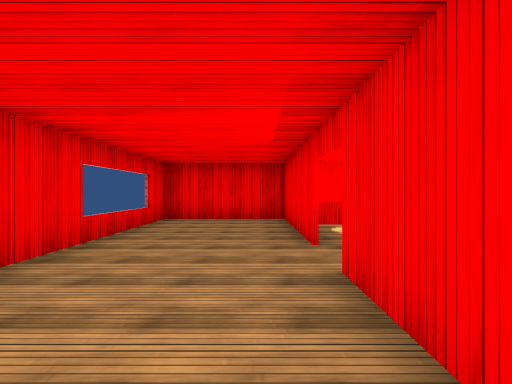
View 1 (above)

16 first-person views from a walk through a Unity game level. The camera is 1.4 m above the floor, looks level and sees 75° across. The floor is counted in squares, 2 m on a side. Each view is taken from the middle of a square. On the plan, view 1 faces up. The plan holds only what a view shows up to about 10 squares ahead; the rest is blank. The place goes on beyond the plan. The player is left out. Surface patterns are stand-ins for the level's own textures.

View 2
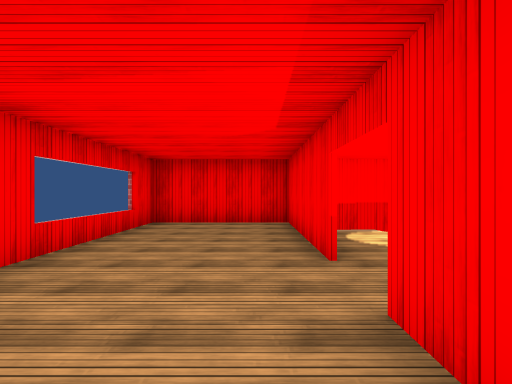

View 3
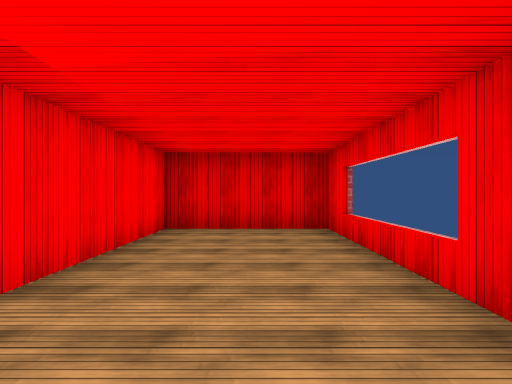

View 4
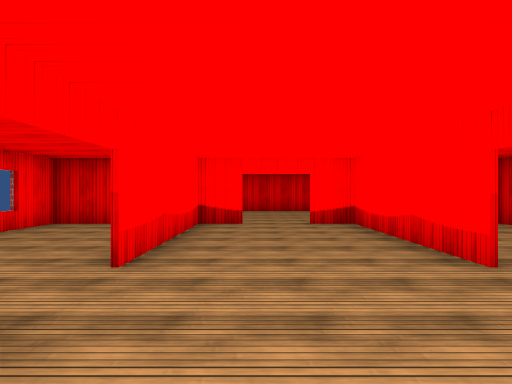

View 5
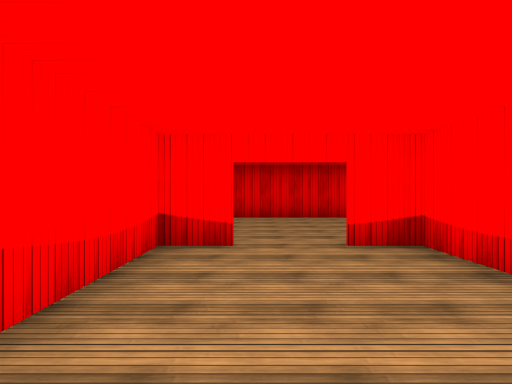

View 6
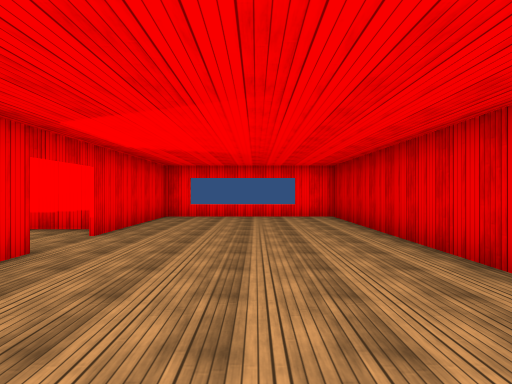

View 7
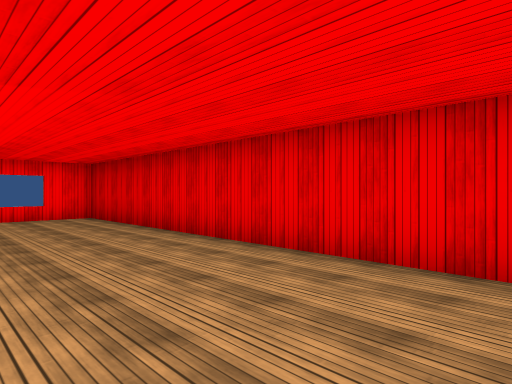

View 8
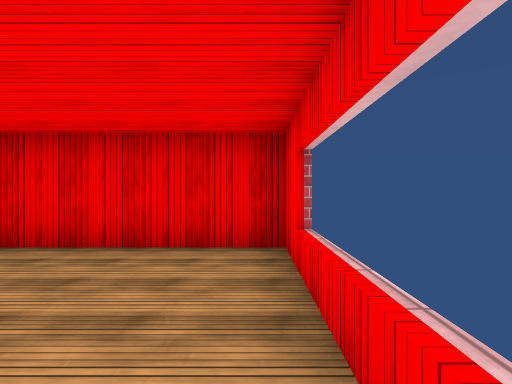

View 9
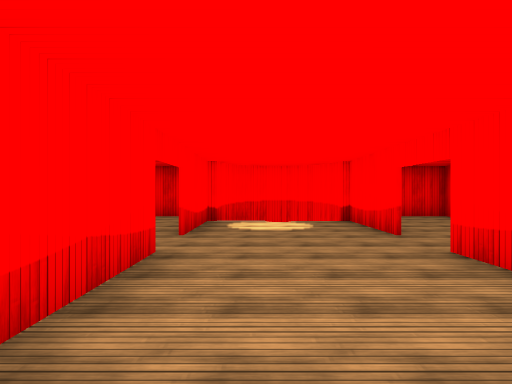

View 10
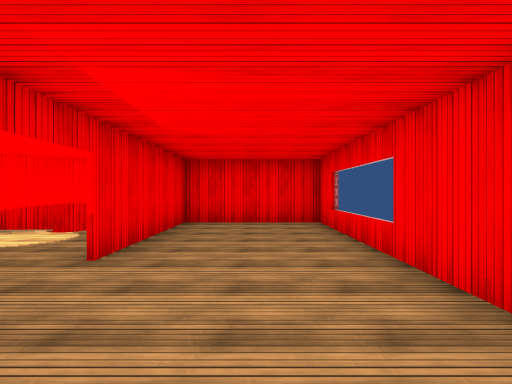

View 11
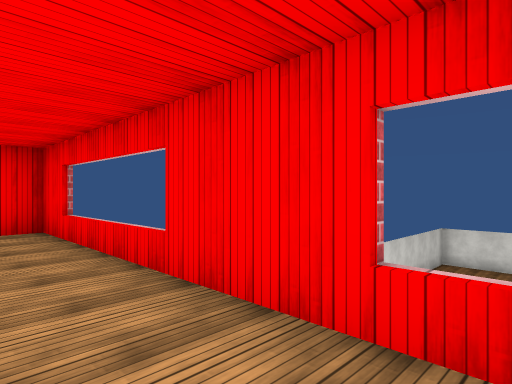

View 12
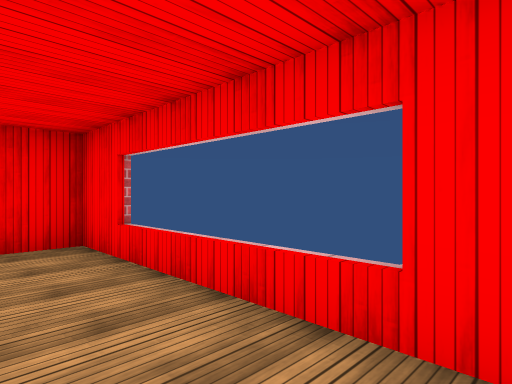

View 13
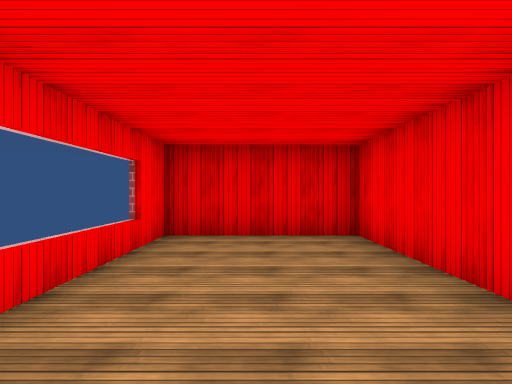

View 14
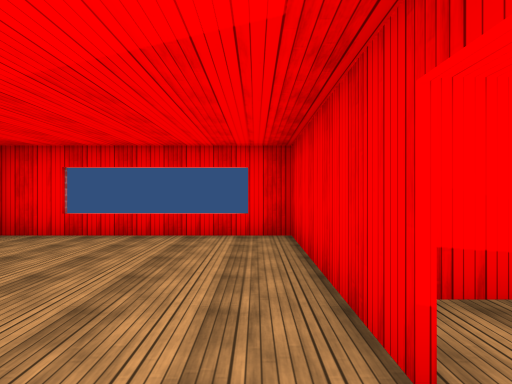

View 15
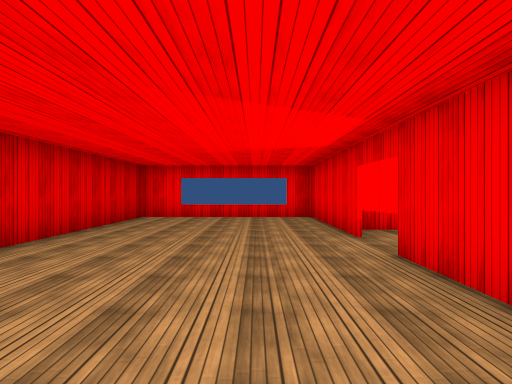

View 16
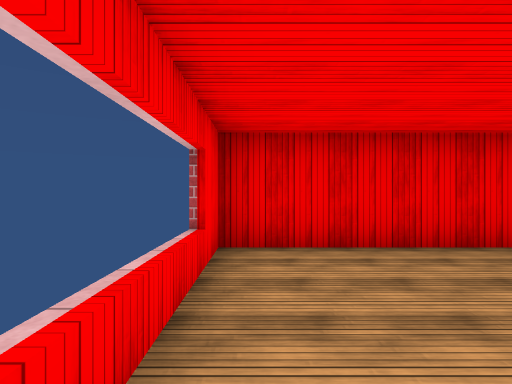

### Floor plan
Key: @ floor where view 1 was taken; # wall or solid block; . floor; / step, stairs or slope; = window, fence, low wall or low ledge; v drop or lower ground.
Columns run from 3 left of view 1 to 8 right of it. Each row starts with its distance up from view 1.
  9 ############
  8 #...#//#...#
  7 =...#//#...v
  6 =...#..#...v
  5 #...#..#...v
  4 #..........#
  3 #..........#
  2 =...#..#...v
  1 =...#..#...v
  0 #..@#..#...v
 -1 #####..####
 -2 #..........
 -3 =..........v
 -4 =..........v
 -5 #..........#
 -6 #..........#
 -7 ############

Where each view was taken, in squares from view 1:
view 1: 0 up, 0 right, facing up
view 2: 1 up, 0 right, facing up
view 3: 5 up, 1 left, facing down
view 4: 6 up, 3 right, facing down
view 5: 3 up, 3 right, facing down
view 6: 4 down, 2 left, facing right
view 7: 3 down, 2 left, facing down-right
view 8: 2 down, 2 left, facing down
view 9: 1 down, 2 right, facing up
view 10: 1 up, 6 right, facing up
view 11: 2 up, 6 right, facing up-right
view 12: 4 up, 6 right, facing up-right
view 13: 4 up, 6 right, facing down
view 14: 2 down, 3 right, facing left
view 15: 3 down, 7 right, facing left
view 16: 2 down, 7 right, facing down
